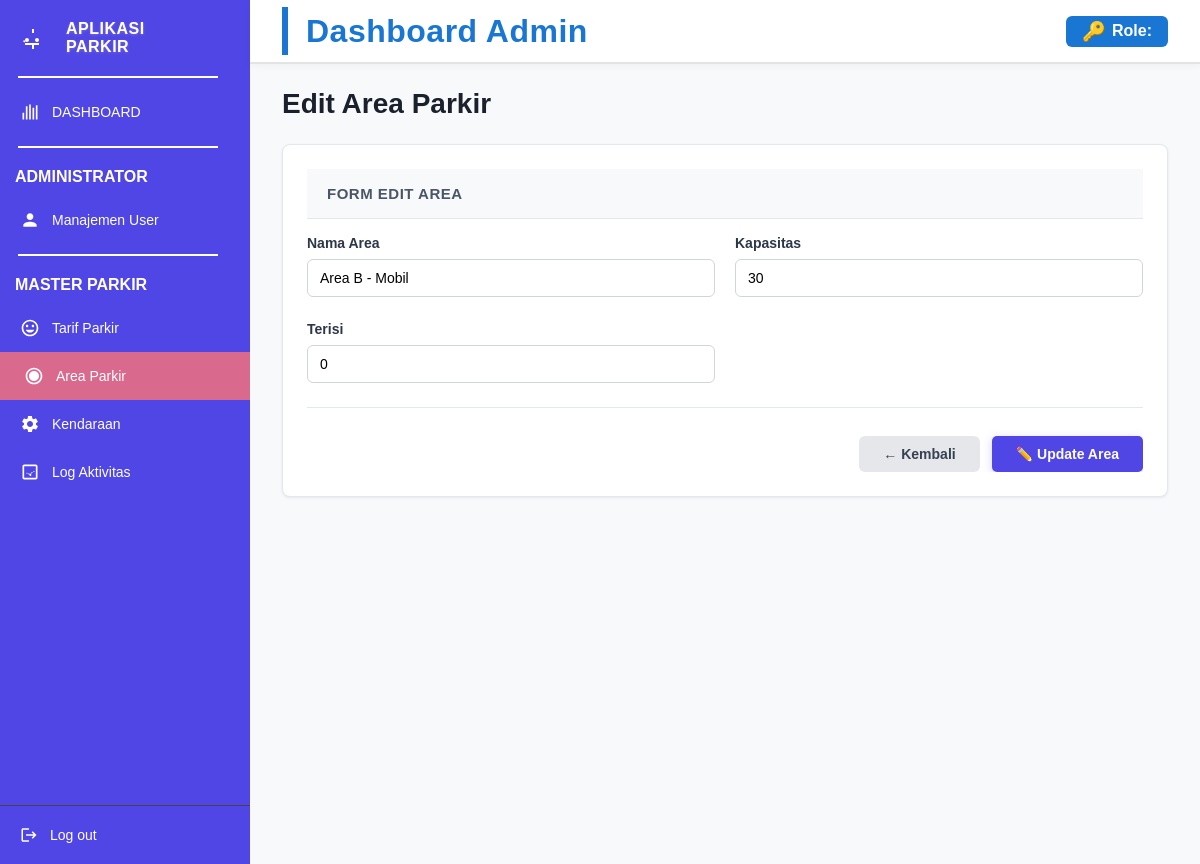
Screenshot of /index.php/admin/area/edit/2 with the database file from the repository.
### tables this page shows
CREATE TABLE tb_area_parkir (
  id_area INT AUTO_INCREMENT PRIMARY KEY,
  nama_area VARCHAR(100) NOT NULL,
  jenis ENUM('motor', 'mobil', 'truck') NOT NULL,
  kapasitas INT NOT NULL,
  terisi INT DEFAULT 0,
  status TINYINT(1) DEFAULT 1,
  created_at TIMESTAMP DEFAULT CURRENT_TIMESTAMP,
  updated_at TIMESTAMP DEFAULT CURRENT_TIMESTAMP ON UPDATE CURRENT_TIMESTAMP
);

### application/controllers/admin/Area.php (called while the page is built, shortened)
<?php
class Area extends CI_Controller
{
    public function __construct()
    {
        $this->load->model('Area_model');
        $this->load->model('Log_model');
    }
    public function edit($id)
    {
        $data['area'] = $this->Area_model->getById($id);
        $data['active'] = 'area';
        $this->load->view('admin/layout/header', $data);
        $this->load->view('admin/layout/sidebar', $data);
        $this->load->view('admin/area/edit', $data);
        $this->load->view('admin/layout/footer');
    }
}

### index.php (called while the page is built, shortened)
<?php
require_once BASEPATH.'core/CodeIgniter.php';

### application/models/Area_model.php (called while the page is built, shortened)
<?php
class Area_model extends CI_Model
{
    private $table = 'tb_area_parkir';
    public function getById($id)
    {
        return $this->db->get_where($this->table, ['id_area' => $id])->row();
    }
}

### application/views/admin/area/edit.php (the view, shortened to what this page needs)
<link rel="stylesheet" href="<?= base_url('assets/css/pages/area.css') ?>">
<div class="page-wrapper">
    <div class="page-header">
        <h2>Edit Area Parkir</h2>
    </div>
    <div class="card">
        <div class="card-header">
            <h3>Form Edit Area</h3>
        </div>
        <div class="card-body">
            <form action="<?= base_url('index.php/admin/area/update/' . $area->id_area) ?>" method="post" class="form-edit-area">
                <div class="form-grid">
                    <div class="form-group">
                        <label for="nama_area">Nama Area</label>
                        <input type="text" id="nama_area" name="nama_area" class="form-control"
                               value="<?= $area->nama_area ?>" placeholder="Contoh: Area Motor A" required>
                    </div>
                    <div class="form-group">
                        <label for="kapasitas">Kapasitas</label>
                        <input type="number" id="kapasitas" name="kapasitas" class="form-control"
                               value="<?= $area->kapasitas ?>" placeholder="Jumlah maksimal kendaraan" required>
                    </div>
                </div>
                <div class="form-grid">
                    <div class="form-group">
                        <label for="terisi">Terisi</label>
                        <input type="number" id="terisi" name="terisi" class="form-control"
                               value="<?= $area->terisi ?>" placeholder="Jumlah kendaraan saat ini" required>
                    </div>
                </div>
                <div class="form-actions">
                    <a href="<?= base_url('index.php/admin/area') ?>" class="btn btn-secondary">← Kembali</a>
                    <button type="submit" class="btn btn-primary">✏️ Update Area</button>
                </div>
            </form>
        </div>
    </div>
</div>

### assets/css/base.css (style rules this page uses)
* { margin: 0; padding: 0; box-sizing: border-box; font-family: Arial, Helvetica, sans-serif; }
html, body { height: 100%; }
body { background: #f6f8fb; color: #1f2937; }

### assets/css/components.css (style rules this page uses)
.card { background: white; border-radius: 8px; padding: 24px; box-shadow: 0 2px 8px rgba(0, 0, 0, 0.06); display: flex; align-items: center; gap: 16px; transition: all 0.3s ease; border: 1px solid #f0f0f0; }
.btn { padding: 12px 20px; border: none; border-radius: 6px; font-size: 14px; font-weight: 600; cursor: pointer; transition: all 0.3s ease; margin-top: 8px; display: inline-block; background: #4169E1; color: #ffffff; }

### assets/css/pages/dashboard.css (style rules this page uses)
.page-wrapper { padding: 25px; background: #f5f6fa; min-height: 100vh; }
.page-header h2 { margin: 0; font-weight: 600; }
.card { background: #fff; border-radius: 10px; box-shadow: 0 2px 10px rgba(0,0,0,0.05); margin-top: 25px; }
.card-header { padding: 15px 20px; border-bottom: 1px solid #eee; font-weight: 600; }
.card-body { padding: 20px; }

### assets/css/pages/area.css (style rules this page uses)
.page-wrapper { padding: 24px 32px; background: #f8f9fa; flex: 1; display: flex; flex-direction: column; overflow-y: auto; width: 100%; box-sizing: border-box; }
.page-header { margin-bottom: 24px; padding: 0; }
.page-header h2 { font-size: 28px; font-weight: 700; color: #1a202c; margin: 0; }
.card { background: white; border: 1px solid #e2e8f0; border-radius: 8px; box-shadow: 0 1px 3px rgba(0, 0, 0, 0.08); overflow: hidden; margin: 0; display: flex; flex-direction: column; width: 100%; box-sizing: border-box; }
.card-header { padding: 16px 20px; background: #f8f9fa; border-bottom: 1px solid #e2e8f0; display: flex; justify-content: space-between; align-items: center; box-sizing: border-box; width: 100%; }
.card-header h3 { margin: 0; font-size: 15px; font-weight: 600; color: #4a5568; text-transform: uppercase; letter-spacing: 0.5px; }
.btn { display: inline-block; padding: 10px 24px; border: none; border-radius: 5px; font-size: 14px; font-weight: 600; text-decoration: none; transition: all 0.3s ease; cursor: pointer; text-align: center; }
.btn-primary { background-color: #4f46e5; color: white; box-shadow: 0 2px 8px rgba(79, 70, 229, 0.25); }
.card-body { padding: 0; overflow-x: auto; width: 100%; box-sizing: border-box; }
.form-edit-area { width: 100%; }
.form-grid { display: grid; grid-template-columns: 1fr 1fr; gap: 20px; margin-bottom: 24px; }
.form-group { display: flex; flex-direction: column; }
.form-group label { font-size: 14px; font-weight: 600; margin-bottom: 8px; color: #2d3748; }
.form-control { padding: 10px 12px; border-radius: 6px; border: 1px solid #d1d5db; font-size: 14px; outline: none; transition: all 0.2s ease; font-family: inherit; }
.form-control::placeholder { color: #9ca3af; }
.form-actions { display: flex; gap: 12px; justify-content: flex-end; padding-top: 20px; border-top: 1px solid #e2e8f0; }
.btn-secondary { background-color: #e5e7eb; color: #374151; padding: 10px 24px; border: none; border-radius: 6px; font-size: 14px; font-weight: 600; text-decoration: none; cursor: pointer; transition: all 0.3s ease; display: inline-flex; align-items: center; }

### rows the page displays
tb_area_parkir: nama_area "Area B - Mobil", kapasitas "30", terisi "0"
